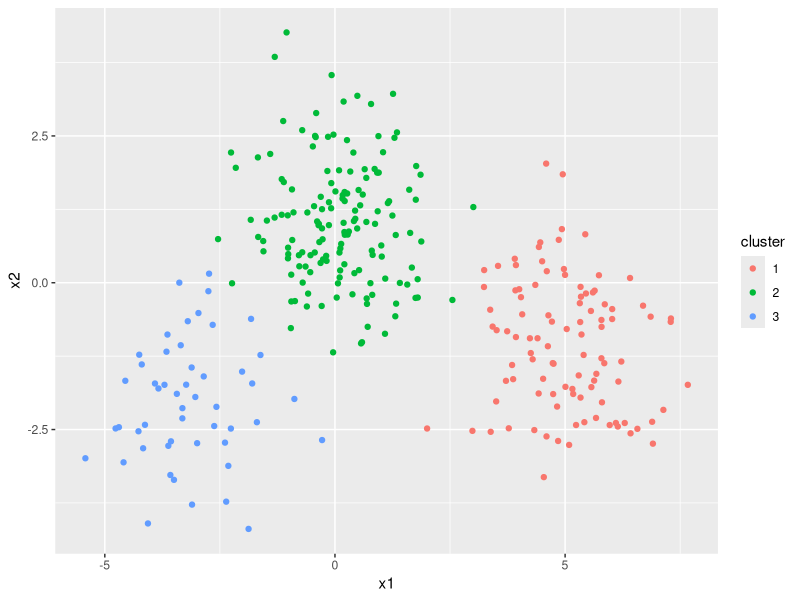
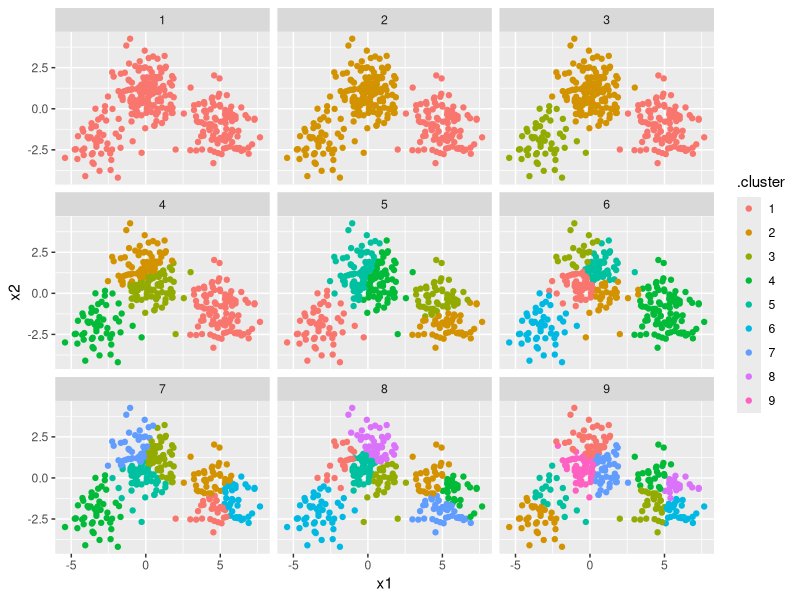
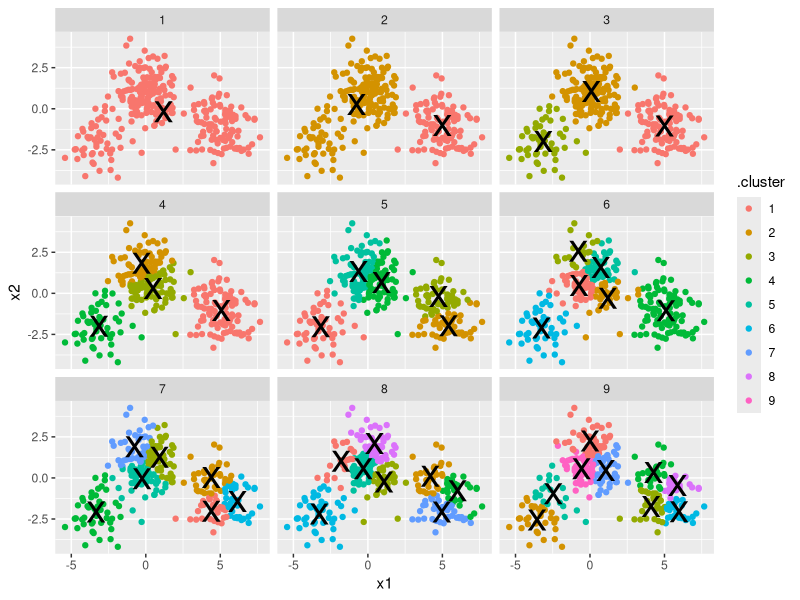
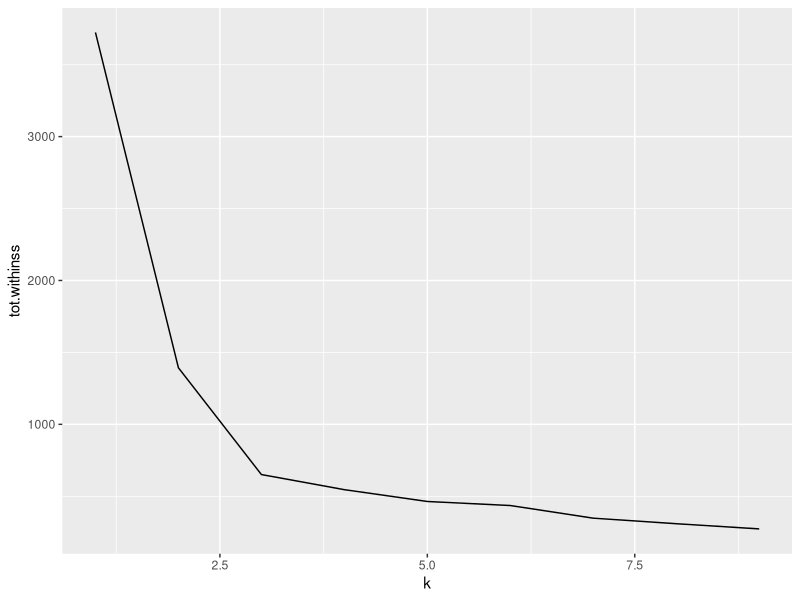

Write the R code that produced these figures, in order.
## ---- chunk 1
knitr::opts_chunk$set(message = FALSE, warning = FALSE)
## ---- chunk 2
library(dplyr)
library(ggplot2)
library(purrr)
library(tibble)
library(tidyr)

set.seed(27)

centers <- tibble(
  cluster = factor(1:3), 
  num_points = c(100, 150, 50),  # number points in each cluster
  x1 = c(5, 0, -3),              # x1 coordinate of cluster center
  x2 = c(-1, 1, -2)              # x2 coordinate of cluster center
)

labelled_points <- centers %>%
  mutate(
    x1 = map2(num_points, x1, rnorm),
    x2 = map2(num_points, x2, rnorm)
  ) %>% 
  select(-num_points) %>% 
  unnest(x1, x2)

ggplot(labelled_points, aes(x1, x2, color = cluster)) +
  geom_point()
## ---- chunk 3
points <- labelled_points %>% 
  select(-cluster)

kclust <- kmeans(points, centers = 3)
kclust
summary(kclust)
## ---- chunk 4
library(broom)

augment(kclust, points)
## ---- chunk 5
tidy(kclust)
## ---- chunk 6
glance(kclust)
## ---- chunk 7
kclusts <- tibble(k = 1:9) %>%
  mutate(
    kclust = map(k, ~kmeans(points, .x)),
    tidied = map(kclust, tidy),
    glanced = map(kclust, glance),
    augmented = map(kclust, augment, points)
  )

kclusts
## ---- chunk 8
clusters <- kclusts %>%
  unnest(tidied)

assignments <- kclusts %>% 
  unnest(augmented)

clusterings <- kclusts %>%
  unnest(glanced, .drop = TRUE)
## ---- chunk 9
p1 <- ggplot(assignments, aes(x1, x2)) +
  geom_point(aes(color = .cluster)) + 
  facet_wrap(~ k)
p1
## ---- chunk 10
p2 <- p1 + geom_point(data = clusters, size = 10, shape = "x")
p2
## ---- chunk 11
ggplot(clusterings, aes(k, tot.withinss)) +
  geom_line()
